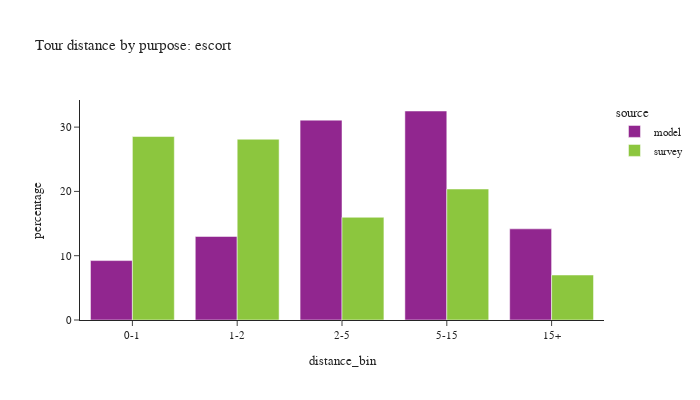

The code cell stored with this chart in its notebook:
### Code cell
plot_bins(tour, tour['pdpurp'] == 3, 'escort')

### Figure 1 — Plotly figure (JSON) as saved in the notebook; plotly's stock layout.template omitted (floating-point values rounded to 4 significant figures)
{"data": [{"alignmentgroup": "True", "customdata": [[7151], [10056], [24058], [25158], [10972]], "hovertemplate": "source=model<br>distance_bin=%{x}<br>percentage=%{y}<br>sample count=%{customdata[0]}<extra></extra>", "legendgroup": "model", "marker": {"color": "#91268F", "pattern": {"shape": ""}}, "name": "model", "offsetgroup": "model", "orientation": "v", "showlegend": true, "textposition": "auto", "type": "bar", "x": ["0-1", "1-2", "2-5", "5-15", "15+"], "xaxis": "x", "y": [9.24, 12.99, 31.08, 32.51, 14.18], "yaxis": "y"}, {"alignmentgroup": "True", "customdata": [[228], [229], [212], [152], [64]], "hovertemplate": "source=survey<br>distance_bin=%{x}<br>percentage=%{y}<br>sample count=%{customdata[0]}<extra></extra>", "legendgroup": "survey", "marker": {"color": "#8CC63E", "pattern": {"shape": ""}}, "name": "survey", "offsetgroup": "survey", "orientation": "v", "showlegend": true, "textposition": "auto", "type": "bar", "x": ["0-1", "1-2", "2-5", "5-15", "15+"], "xaxis": "x", "y": [28.53, 28.12, 15.98, 20.37, 6.999], "yaxis": "y"}], "layout": {"barmode": "group", "font": {"size": 11}, "height": 400, "legend": {"title": {"text": "source"}, "tracegroupgap": 0}, "title": {"text": "Tour distance by purpose: escort"}, "width": 700, "xaxis": {"anchor": "y", "domain": [0.0, 1.0], "title": {"text": "distance_bin"}}, "yaxis": {"anchor": "x", "domain": [0.0, 1.0], "title": {"text": "percentage"}}}}
